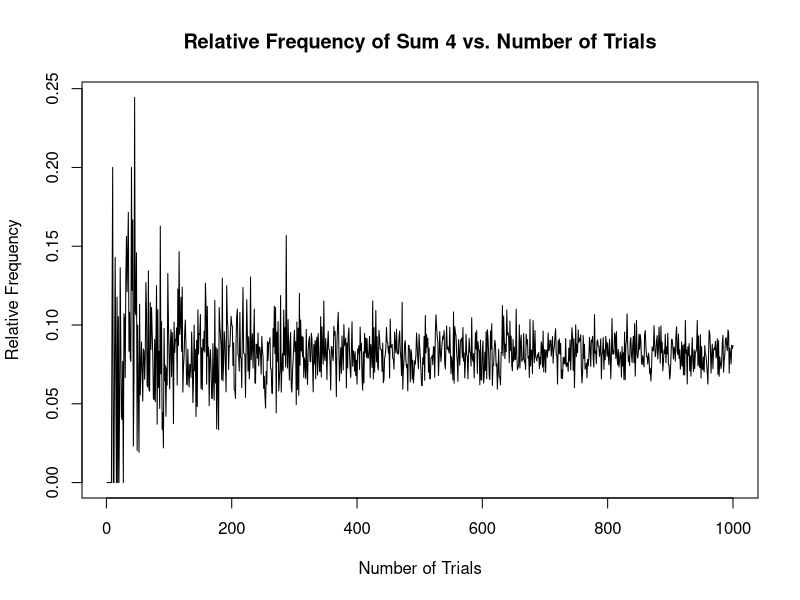
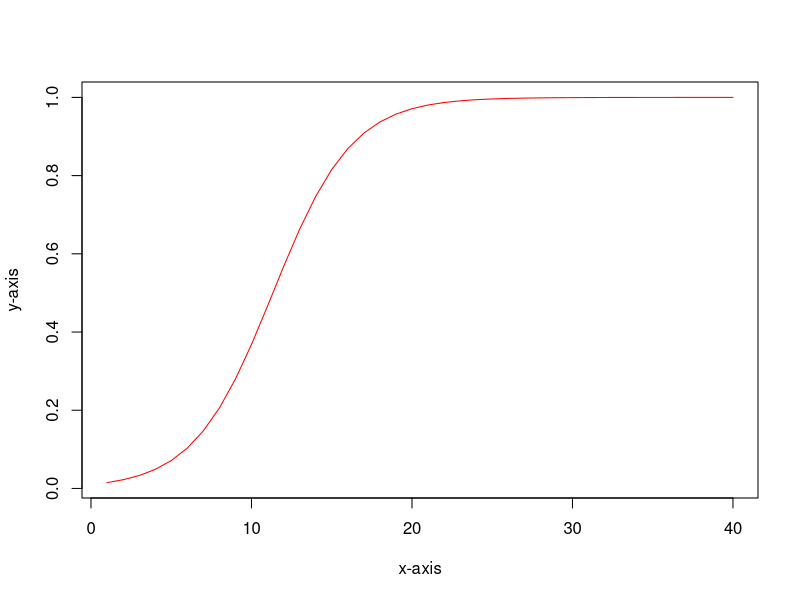
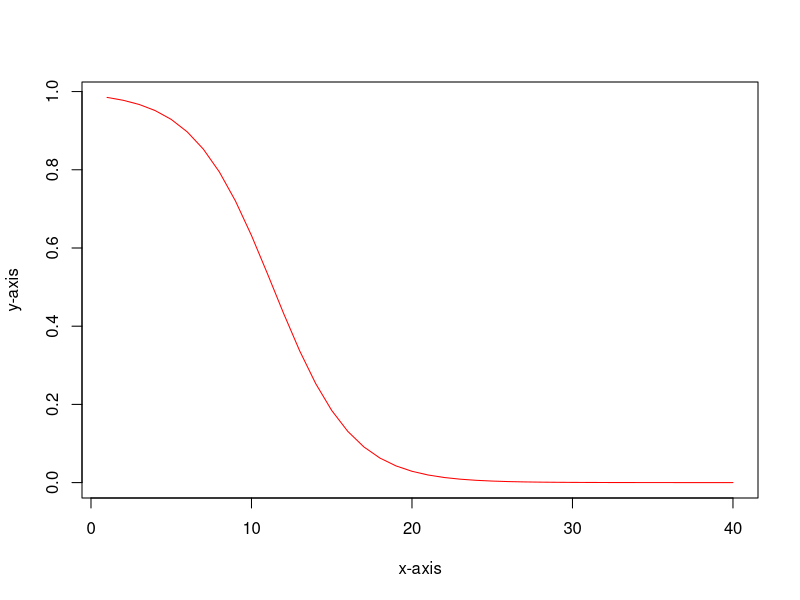
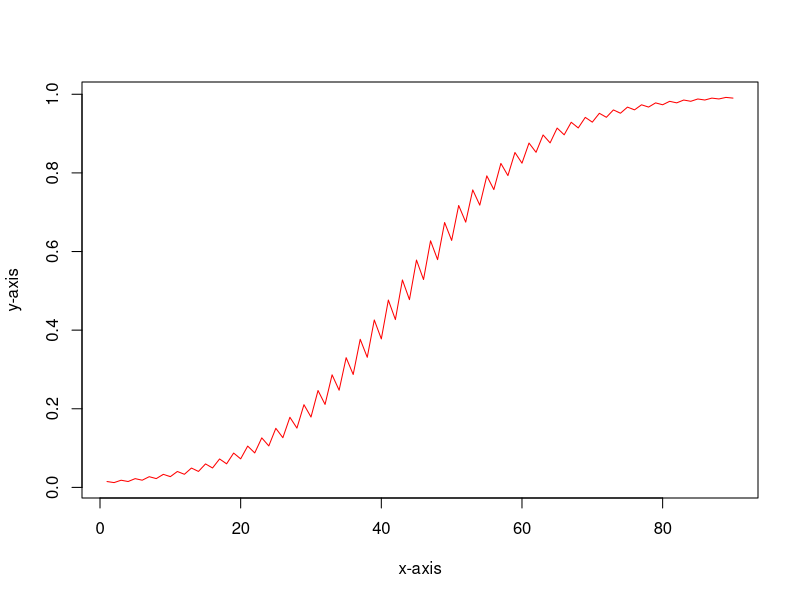
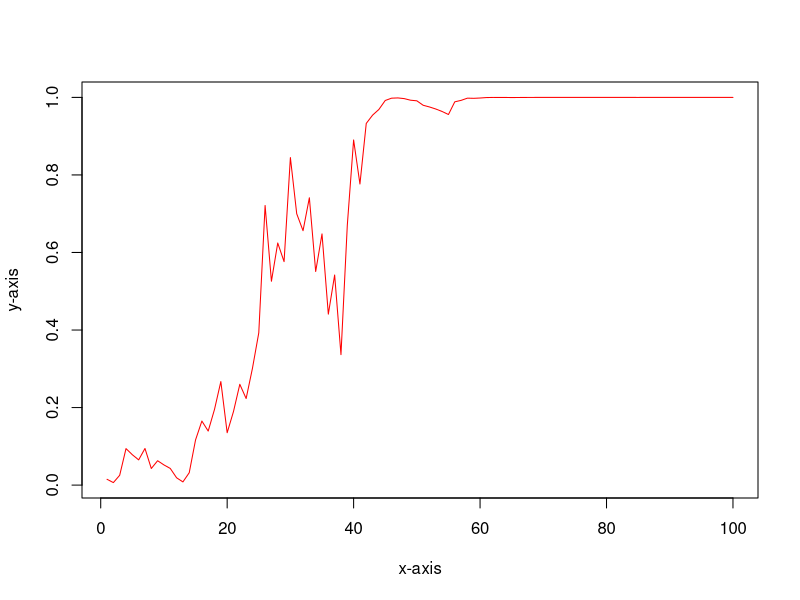

These figures' R source, in order:
## ---- chunk 1
roll_dice <- function(){
  die1 <- sample(1:6, 1, replace = TRUE)
  die2 <- sample(1:6, 1, replace = TRUE)
  return(die1 + die2)
}

roll_dice()
## ---- chunk 2
sum_die <- replicate(1000,roll_dice())
sum_die
## ---- chunk 3
X <- 1000
sum_die <- replicate(X,roll_dice)
sum_sample <- sample(c(1,2,3,4,5,6),size = X, replace = TRUE)
sum(sum_sample[1]+sum_sample[2])
## ---- chunk 4
num_trials <- 1000
relative_frequencies <- numeric(num_trials)
for (i in 1:num_trials) {
  outcomes <- replicate(i, roll_dice())
  relative_frequencies[i] <- sum(outcomes == 4) / i
}
plot(1:num_trials, relative_frequencies, type = "l", xlab = "Number of Trials", ylab = "Relative Frequency", main = "Relative Frequency of Sum 4 vs. Number of Trials")

## ---- chunk 5
toss <- function(){
  coin_toss <- sample(c("H", "T"), size = 2, replace = TRUE, prob = c(1/2, 1/2))
  return(coin_toss)
}

toss()
## ---- chunk 6
num_trials <- 10000

# Initialize a table to store the counts of each outcome
outcome_table <- table(replicate(num_trials, paste(toss(), collapse = "")))

# Calculate empirical probabilities
empirical_probs <- outcome_table / sum(outcome_table)

# Create a data frame for the probability distribution table
probability_table <- data.frame(Outcome = names(empirical_probs), Probability = empirical_probs)

probability_table

## ---- chunk 7
num_trials <- 10000

sum_outcomes <- 0
sum_squares <- 0

# Simulate coin tosses and calculate the sum and sum of squares
for (i in 1:num_trials) {
  result <- sum(as.integer(toss() == "H"))  # Count "H" as 1, "T" as 0
  sum_outcomes <- sum_outcomes + result
  sum_squares <- sum_squares + result^2
}

# Calculate empirical estimates for the expected value and variance
mean_estimate <- sum_outcomes / num_trials
variance_estimate <- (sum_squares / num_trials) - (mean_estimate^2)

mean_estimate
variance_estimate
## ---- chunk 8
toss <- function(){
  coin_toss <- sample(c("H", "T"), size = 3, replace = TRUE, prob = c(1/2, 1/2))
  return(coin_toss)
}

toss()

## ---- chunk 9
num_trials <- 10000

# Initialize a table to store the counts of each outcome
outcome_table <- table(replicate(num_trials, paste(toss(), collapse = "")))

# Calculate empirical probabilities
empirical_probs <- outcome_table / sum(outcome_table)

# Create a data frame for the probability distribution table
probability_table <- data.frame(Outcome = names(empirical_probs), Probability = empirical_probs)

probability_table
## ---- chunk 10
num_trials <- 10000

sum_outcomes <- 0
sum_squares <- 0

# Simulate coin tosses and calculate the sum and sum of squares
for (i in 1:num_trials) {
  result <- sum(as.integer(toss() == "H"))  # Count "H" as 1, "T" as 0
  sum_outcomes <- sum_outcomes + result
  sum_squares <- sum_squares + result^2
}

# Calculate empirical estimates for the expected value and variance
mean_estimate <- sum_outcomes / num_trials
variance_estimate <- (sum_squares / num_trials) - (mean_estimate^2)

mean_estimate
variance_estimate

## ---- chunk 11
toss <- function(){
  coin_toss <- sample(c("H", "T"), size = 4, replace = TRUE, prob = c(1/2, 1/2))
  return(coin_toss)
}

toss()

## ---- chunk 12
num_trials <- 10000

# Initialize a table to store the counts of each outcome
outcome_table <- table(replicate(num_trials, paste(toss(), collapse = "")))

# Calculate empirical probabilities
empirical_probs <- outcome_table / sum(outcome_table)

# Create a data frame for the probability distribution table
probability_table <- data.frame(Outcome = names(empirical_probs), Probability = empirical_probs)

probability_table
## ---- chunk 13
num_trials <- 10000

sum_outcomes <- 0
sum_squares <- 0

# Simulate coin tosses and calculate the sum and sum of squares
for (i in 1:num_trials) {
  result <- sum(as.integer(toss() == "H"))  # Count "H" as 1, "T" as 0
  sum_outcomes <- sum_outcomes + result
  sum_squares <- sum_squares + result^2
}

# Calculate empirical estimates for the expected value and variance
mean_estimate <- sum_outcomes / num_trials
variance_estimate <- (sum_squares / num_trials) - (mean_estimate^2)

mean_estimate
variance_estimate
## ---- chunk 14
count_tails_until_head <- function() {
  tails_count <- 0
  while (TRUE) {
    # Simulate a coin flip (0 for tails, 1 for heads)
    coin_flip <- sample(0:1, 1)
    tails_count <- tails_count + 1
    if (coin_flip == 1) {  # Head
      break
    }
  }
  return(tails_count)
}
num_simulations <- 10000

# Vector to store the results
results <- numeric(num_simulations)

# Run the simulations
for (i in 1:num_simulations) {
  results[i] <- count_tails_until_head()
}
expected_val <- mean(results)
expected_val
## ---- chunk 15
count_tails_until_second_head <- function() {
  count_tails <- 0
  head_count <- 0
  
  while (head_count < 2) {
    # Simulate a coin flip (0 for tails, 1 for heads)
    flip <- sample(0:1, 1)
    
    if (flip == 1) {
      head_count <- head_count + 1
    }
    
    count_tails <- count_tails + 1
  }
  
  return(count_tails)
}
num_simulations <- 10000

# Vector to store the results
results <- numeric(num_simulations)

# Run the simulations
for (i in 1:num_simulations) {
  results[i] <- count_tails_until_second_head()
}
expected_val <- mean(results)
expected_val
## ---- chunk 16
count_tails_until_second_head <- function() {
  count_tails <- 0
  head_count <- 0
  
  while (head_count < 3) {
    # Simulate a coin flip (0 for tails, 1 for heads)
    flip <- sample(0:1, 1)
    
    if (flip == 1) {
      head_count <- head_count + 1
    }
    
    count_tails <- count_tails + 1
  }
  
  return(count_tails)
}
num_simulations <- 10000

# Vector to store the results
results <- numeric(num_simulations)

# Run the simulations
for (i in 1:num_simulations) {
  results[i] <- count_tails_until_second_head()
}
expected_val <- mean(results)
expected_val
## ---- chunk 17

monty_3doors_noswitch <- function(){
    prize <- sample(1:3, 1)
    choice = 1
    if (prize == choice){
      1
    } else{
      0
    }
  
  
}

monty_3doors_switch <- function(){
  
  prize <- sample(1:3,1)
  choice = 1
  
  if(prize == choice){
    notprize = sample(2:3,1)
    if(notprize == 2){
      choice = 3
    } else{
      choice = 2
    }
  } else if (prize == 2){
    notprize = 3
    choice = 2
  } else{
    notprize = 2
    choice = 3
  }
  
  
  if(choice == prize){
    1
  } else {
    0
  }
  
  
  

  
}

monty_3doors_switch()

## ---- chunk 18


num_trials <- 10000

# Initialize a table to store the counts of each outcome
outcome_table <- table(replicate(num_trials, paste(monty_3doors_switch(), collapse = "")))

# Calculate empirical probabilities
empirical_probs <- outcome_table / sum(outcome_table)

# Create a data frame for the probability distribution table
probability_table <- data.frame(Outcome = names(empirical_probs), Probability = empirical_probs)

probability_table




num_trials <- 10000

# Initialize a table to store the counts of each outcome
outcome_table <- table(replicate(num_trials, paste(monty_3doors_noswitch(), collapse = "")))

# Calculate empirical probabilities
empirical_probs <- outcome_table / sum(outcome_table)

# Create a data frame for the probability distribution table
probability_table <- data.frame(Outcome = names(empirical_probs), Probability = empirical_probs)

probability_table


print("The first table is the probabiltiy associated with you switching which results in a win frequency of about 66% while 
      the second table is the probability associared with you now switching which results in a win frequency of about 33%. 
      This reflects the actual theoretical probabilites.")

## ---- chunk 19
monty_10doors_noswitch <- function(){
   prize <- sample(c(1:10), 1)
    choice = 1
    if (prize == choice){
      1
    } else{
      0
    }
}

monty_10doors_switch <- function(){
  prize <-sample(c(1:10), 1)
  choice = 1

  if(prize == choice){
    close<- sample(c(2:10),1)
    choice = close
  } else {
    choice = prize
  }
  
  if(choice == prize){
    1
  } else {
    0
  }
  
  
  
  
  
}


## ---- chunk 20

  num_trials <- 10000

  # Initialize a table to store the counts of each outcome
  outcome_table <- table(replicate(num_trials, paste(monty_10doors_switch(), collapse = "")))
  
  # Calculate empirical probabilities
  empirical_probs <- outcome_table / sum(outcome_table)
  
  # Create a data frame for the probability distribution table
  probability_table <- data.frame(Outcome = names(empirical_probs), Probability = empirical_probs)
  
  probability_table
  
  
  
  
  num_trials <- 10000
  
  # Initialize a table to store the counts of each outcome
  outcome_table <- table(replicate(num_trials, paste(monty_10doors_noswitch(), collapse = "")))
  
  # Calculate empirical probabilities
  empirical_probs <- outcome_table / sum(outcome_table)
  
  # Create a data frame for the probability distribution table
  probability_table <- data.frame(Outcome = names(empirical_probs), Probability = empirical_probs)
  
  probability_table
  
  
  print("The first table represents the probability of switching after 8 doors are opened. This results in a 90% win rate. While
        the second table represents the probability of not switching after 8 doors are opened. This results in a 10% win rate. 
        The accurately aligns with the actual probabilities. For not switching you have to choose the prize on the first door. That
        is a 1/10 chance. However, if you picked a door without a prize intially (9/10) then switched you would win the prize. ")

## ---- chunk 21
monty_10doors_mod_noswitch <- function(){
     prize <- sample(c(1:10), 1)
     choice = 1
     
     if(prize == choice){
       1
     } else {
       0
     }

  
}
#my_door_and_prize_door <- c(my_door, prize_door)
#not_my_door_nor_prize_door <- doors[!doors %in% my_door_and_prize_door]

monty_10doors_mod_switch <- function(){
  prize <- sample(c(1:10),1)
  choice = 1
  
  if(prize == choice){
    #you can't win if you choose the prize initially
    0
  } else {
    
    if(prize == 2){
      door_choose <- sample(c(3:10),1)
    } else if(prize == 10){
      door_choose <-sample(c(2:9),1)
    } else {
      end = prize -1
      start = prize +1
      door_choose <-sample(c(2:end, start:10 ), 1)
    }
    
    choose <- sample(c(door_choose, prize), 1)
    
    if(prize == choose){
      1
    } else {
      0
    }
    
    
  }
  
  
  
  
}

## ---- chunk 22
  num_trials <- 10000

  # Initialize a table to store the counts of each outcome
  outcome_table <- table(replicate(num_trials, paste(monty_10doors_mod_switch(), collapse = "")))
  
  # Calculate empirical probabilities
  empirical_probs <- outcome_table / sum(outcome_table)
  
  # Create a data frame for the probability distribution table
  probability_table <- data.frame(Outcome = names(empirical_probs), Probability = empirical_probs)
  
  probability_table
  
  
  
  
  num_trials <- 10000
  
  # Initialize a table to store the counts of each outcome
  outcome_table <- table(replicate(num_trials, paste(monty_10doors_mod_noswitch(), collapse = "")))
  
  # Calculate empirical probabilities
  empirical_probs <- outcome_table / sum(outcome_table)
  
  # Create a data frame for the probability distribution table
  probability_table <- data.frame(Outcome = names(empirical_probs), Probability = empirical_probs)
  
  probability_table
  
    print("The first table represents the probability of switching after 7 doors are opened. This results in a 45% win rate. While
        the second table represents the probability of not switching after 7 doors are opened. This results in a 10% win rate. 
        The accurately aligns with the actual probabilities. For not switching you have to choose the prize on the first door. That
        is a 1/10 chance. However, if you picked a door without a prize intially (8/10) then switched you would have a 1/2 chance of switching
        to the prize. So (8/10) * (1/2) = 0.4 ")

## ---- chunk 23
monty_ndoors_noswitch <- function(n){
  
}

monty_ndoors_switch <- function(n){
  
}
## ---- chunk 24

## ---- chunk 25
bayes <- function(q, p){
  return(p*q/(p*q + (1-p)*(1-q)))
}

bayes(0.01, 0.8)
## ---- chunk 26

  p = 0.6
  q = 0.01
  q_vals = c()
  
  for (x in 1:40){
    q = bayes(p,q)
    q_vals <-c(q_vals, q )
  }

## ---- chunk 27

plot(1:40,q_vals,type="l",col="red",xlab="x-axis", ylab="y-axis")


## ---- chunk 28

  p = 0.4
  q = 0.99
  q_vals = c()
  
  for (x in 1:40){
    q = bayes(p,q)
    q_vals <-c(q_vals, q )
  }
  
  plot(1:40,q_vals,type="l",col="red",xlab="x-axis", ylab="y-axis")


## ---- chunk 29
    count = 0
    p = 0.6

    q = bayes(0.6,0.01)
    
    while(q < 0.9 ){
      q = bayes(p,q)
      count = count+1
    }
print("You need this amount of witnesses")
print(count)

## ---- chunk 30

p_1 = 0.6
p_2 = 0.45
q = 0.01
q_vals = c()

for(x in 1:90){
  
  if(x %% 2 == 0){
    q = bayes(p_2,q)
  } else {
    q = bayes(p_1,q)
  }
  q_vals = c(q_vals, q)

  
}

print(q_vals)


## ---- chunk 31
  plot(1:90,q_vals,type="l",col="red",xlab="x-axis", ylab="y-axis")



## ---- chunk 32

p_1 = 0.6
p_2 = 0.45
q = 0.01
count = 1

while(q<0.9){
  
  if(count %% 2 == 0){
    q = bayes(p_2,q)
  } else {
    q = bayes(p_1,q)
  }
  count = count + 1
  
}

print("We need this many witnesses")
print(count-1)

## ---- chunk 33
    q = 0.01
    q_vals = c()
    
    for(x in 1:100){
      q = bayes(sample(c(0.6, 0.8, 0.45, 0.3), 1), q)
      q_vals = c(q_vals, q)
    }

    print(q_vals)

## ---- chunk 34
  plot(1:100,q_vals,type="l",col="red",xlab="x-axis", ylab="y-axis")

## ---- chunk 35

    count = 0
    p = 0.6

    q = bayes(sample(c(0.6, 0.8, 0.45, 0.3), 1),0.01)
    
    while(q < 0.9 ){
      q = bayes(sample(c(0.6, 0.8, 0.45, 0.3), 1),q)
      count = count+1
    }
    
    print("You need this many witnesses")
    print(count)


## ---- chunk 36

## ---- chunk 37

## ---- chunk 38

